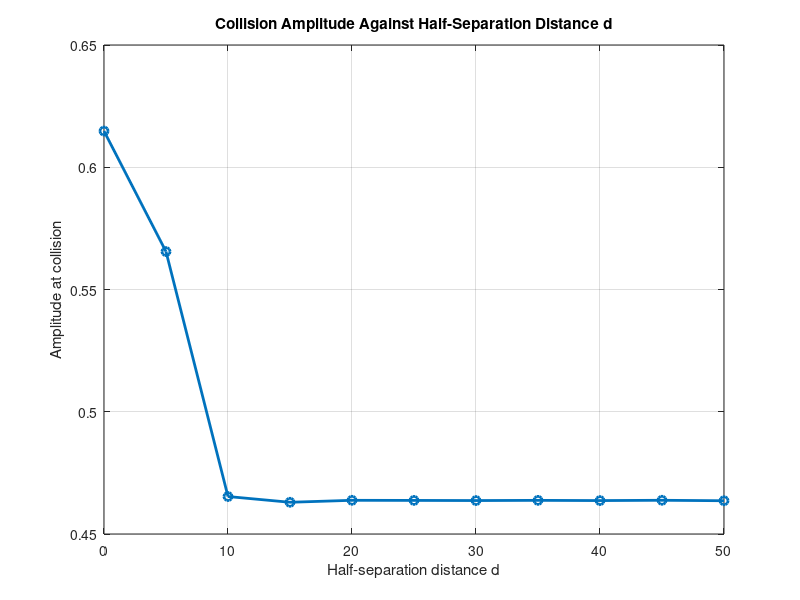

Write the MATLAB code that produced this figure.
clc
clear
close all

% params:
omega = 1.98;
v_1 = -0.1;   
v_2 =  0.1;   

% spatial grid:
L = 100;
N = 512;
h = 2*L/N;
x = (-N/2:N/2-1)*h;
q = (pi/L)*[0:N/2-1 -N/2:-1];
tau = 0.01;

% we test the following values of d: 
d_values = 0:5:50;

% here we create the arrays to store our amplitudes for collision and
% times:
collision_amplitudes = zeros(size(d_values));
collision_times = zeros(size(d_values));

for idx = 1:length(d_values)

    d = d_values(idx);

    % params for first breather: 
    A_1 = 2/sqrt(3)*sqrt(4-omega^2/(1-v_1^2));
    b_1 = 2/sqrt(3)*sqrt(1-v_1^2)/A_1;
    k_1 = v_1*omega/(1-v_1^2);

    % params for the second breather: 
    A_2 = 2/sqrt(3)*sqrt(4 - omega^2/(1-v_2^2));
    b_2 = 2/sqrt(3)*sqrt(1-v_2^2)/A_2;
    k_2 = v_2*omega/(1-v_2^2);

    T_collision_estimate = d/abs(v_2);

    if d == 0
        T = 100;
        T_collision_estimate = 0;
    else
        T = T_collision_estimate + 100;
    end

    Num_time_steps = round(T/tau);

    % ICs: 
    u_0 = A_1*cos(k_1*(x-d)).*sech((x-d)/b_1) ...
        + A_2*cos(k_2*(x+d)).*sech((x+d)/b_2);

    u_t0 = A_1*(omega + k_1*v_1).*sin(k_1*(x-d)).*sech((x-d)/b_1) ...
        + A_1*(v_1/b_1).*cos(k_1*(x-d)).*sech((x-d)/b_1).*tanh((x-d)/b_1) ...
        + A_2*(omega + k_2*v_2).*sin(k_2*(x+d)).*sech((x+d)/b_2) ...
        + A_2*(v_2/b_2).*cos(k_2*(x+d)).*sech((x+d)/b_2).*tanh((x+d)/b_2);

    u_hat = fft(u_0);
    u_xx0 = real(ifft(-(q.^2).*u_hat));

    u_tt0 = u_xx0 - 4*u_0 + 2*u_0.^3;

    u_old = u_0;
    u = u_0 + tau*u_t0 + (tau^2/2)*u_tt0;

    max_collision_amp = 0;
    time_of_max_amp = 0;

    collision_window = 30;

    for n = 1:Num_time_steps

        t = n*tau;

        u_hat = fft(u);
        u_xx = real(ifft(-(q.^2).*u_hat));

        u_new = 2*u - u_old + tau^2*(u_xx - 4*u + 2*u.^3);

        u_old = u;
        u = u_new;

        if abs(t - T_collision_estimate) <= collision_window

            current_amp = max(abs(u));

            if current_amp > max_collision_amp
                max_collision_amp = current_amp;
                time_of_max_amp = t;
            end

        end

    end

    collision_amplitudes(idx) = max_collision_amp;
    collision_times(idx) = time_of_max_amp;

    fprintf('d = %.1f, collision time approx = %.2f, amplitude = %.5f\n', ...
        d, time_of_max_amp, max_collision_amp);

end

figure;
plot(d_values, collision_amplitudes, 'o-', 'LineWidth', 2, 'MarkerSize', 6);
xlabel('Half-separation distance d');
ylabel('Amplitude at collision');
title('Collision Amplitude Against Half-Separation Distance d');
grid on;
